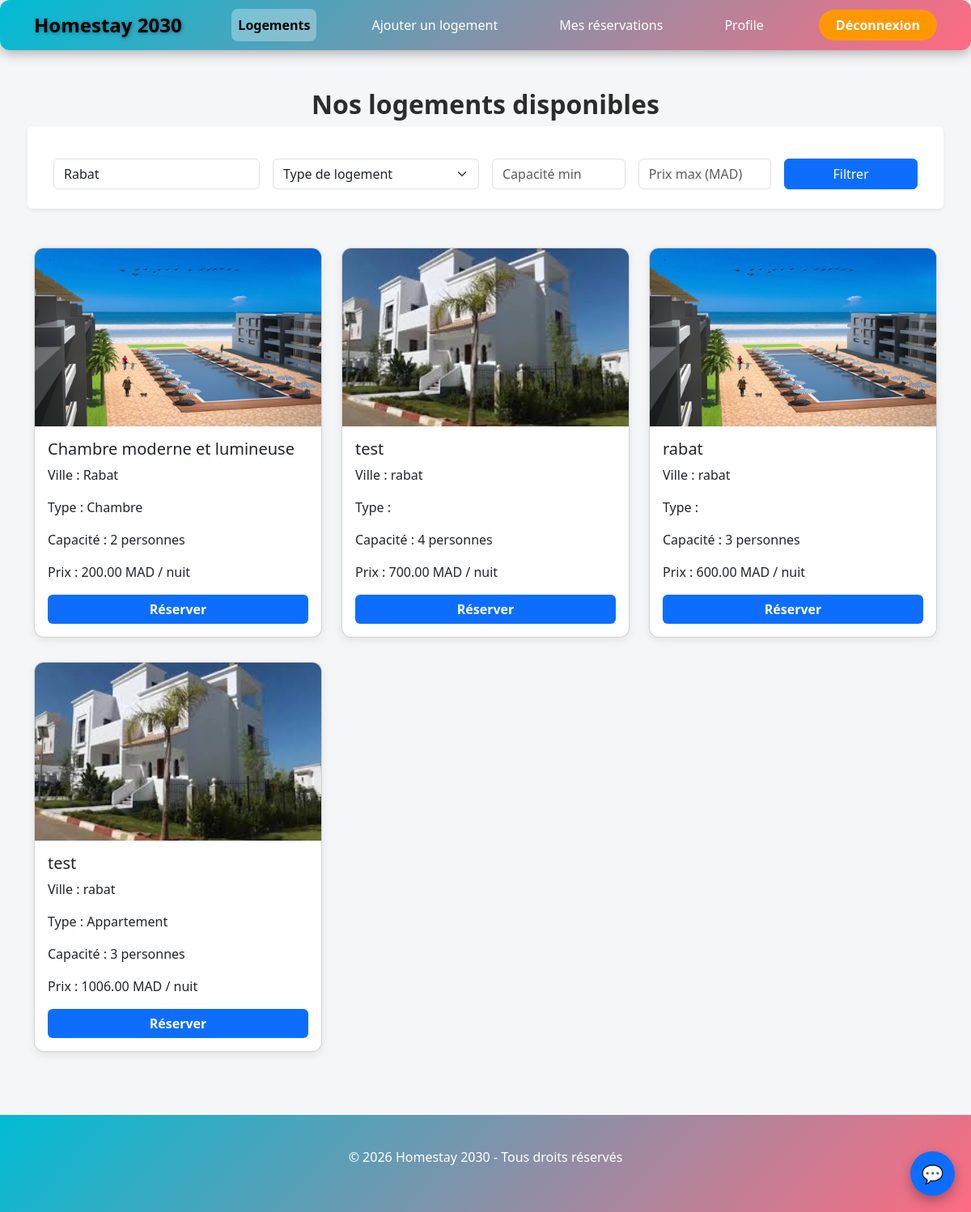
The page /logements.php?ville=Rabat on the database its author committed.
### tables this page shows
CREATE TABLE `logements` (
  `id` int(11) NOT NULL,
  `user_id` int(11) NOT NULL,
  `titre` varchar(150) DEFAULT NULL,
  `ville` varchar(100) NOT NULL,
  `type_logement` enum('Chambre','Appartement','Maison') NOT NULL,
  `capacite` int(11) NOT NULL,
  `equipements` text DEFAULT NULL,
  `image` varchar(255) NOT NULL,
  `prix` decimal(10,2) DEFAULT NULL,
  `prix_suggere_ia` decimal(10,2) DEFAULT NULL,
  `created_at` timestamp NOT NULL DEFAULT current_timestamp()
);

### logements.php (the view, shortened to what this page needs)
<?php
require 'db.php';
include 'menu.php';
$sql = "SELECT * FROM logements WHERE 1=1";
$params = [];
if (!empty($_GET['ville'])) {
    $sql .= " AND ville LIKE ?";
    $params[] = "%" . $_GET['ville'] . "%";
}
$stmt = $pdo->prepare($sql);
$stmt->execute($params);
$logements = $stmt->fetchAll();
?>
<!DOCTYPE html>
<html lang="fr">
<head>
    <link href="https://cdn.jsdelivr.net/npm/bootstrap@5.3.0/dist/css/bootstrap.min.css" rel="stylesheet">
</head>
<button id="chatbot-toggle" onclick="toggleChatbot()">💬</button>
<body>
<div class="container py-5">
    <h2 class="text-center mb-4">Nos logements disponibles</h2>
    <form method="GET" class="row g-3 mb-5 bg-white p-4 rounded shadow-sm">
        <div class="col-md-3">
            <input type="text" name="ville" class="form-control"
                   placeholder="Ville"
                   value="<?= $_GET['ville'] ?? '' ?>">
        </div>
        <div class="col-md-3">
            <select name="type" class="form-select">
                <option value="">Type de logement</option>
            </select>
        </div>
        <div class="col-md-2">
            <input type="number" name="capacite" class="form-control"
                   placeholder="Capacité min"
                   value="<?= $_GET['capacite'] ?? '' ?>">
        </div>
        <div class="col-md-2">
            <input type="number" name="prix_max" class="form-control"
                   placeholder="Prix max (MAD)"
                   value="<?= $_GET['prix_max'] ?? '' ?>">
        </div>
        <div class="col-md-2">
            <button class="btn btn-primary w-100">Filtrer</button>
        </div>
    </form>
    <div class="row">
    <?php
    foreach ($logements as $logement) {
        echo '
        <div class="col-md-4">
            <div class="card card-logement">
                <img src="image/'.$logement['image'].'" alt="'.$logement['titre'].'">
                <div class="card-body">
                    <h5>'.$logement['titre'].'</h5>
                    <p>Ville : '.$logement['ville'].'</p>
                    <p>Type : '.$logement['type_logement'].'</p>
                    <p>Capacité : '.$logement['capacite'].' personnes</p>
                    <p>Prix : '.$logement['prix'].' MAD / nuit</p>
                    <a href="reserver.php?logement_id='.$logement['id'].'" class="btn btn-book w-100">Réserver</a>
                </div>
            </div>
        </div>';
    }
    ?>
    </div>
</div>
<footer class="text-center">
    <p>&copy; <?= date('Y') ?> Homestay 2030 - Tous droits réservés</p>
</footer>
</body>
</html>

### logements.php (style rules this page uses)
body { background-color: #f5f6f8; min-height: 100vh; font-family: 'Segoe UI', sans-serif; display: flex; flex-direction: column; }
h2 { color: #2c2c2c; font-weight: 600; }
.card-logement { border-radius: 12px; overflow: hidden; margin-bottom: 30px; background-color: #ffffff; box-shadow: 0 4px 12px rgba(0,0,0,0.08); transition: transform 0.25s ease, box-shadow 0.25s ease; }
.card-logement img { height: 220px; object-fit: cover; width: 100%; }
.btn-book { background-color: #0d6efd; border: none; font-weight: 600; color: #fff; border-radius: 6px; }
footer { background: linear-gradient(135deg, #00bcd4, #ff6b81); color: #fff; padding: 40px 0; margin-top: auto; }
#chatbot-toggle { position: fixed; bottom: 20px; right: 20px; background: #0d6efd; color: white; border: none; border-radius: 50%; width: 55px; height: 55px; font-size: 22px; box-shadow: 0 6px 15px rgba(0,0,0,0.3); }

### rows shown on the page
logements: image (picture), titre "Chambre moderne et lumineuse", ville "Rabat", type_logement "Chambre", capacite "2", prix "200.00"
logements: image+titre (picture), titre "test", ville "rabat", capacite "4", prix "700.00"
logements: image (picture), titre "rabat", ville "rabat", capacite "3", prix "600.00"
logements: image+titre (picture), titre "test", ville "rabat", type_logement "Appartement", capacite "3", prix "1006.00"
